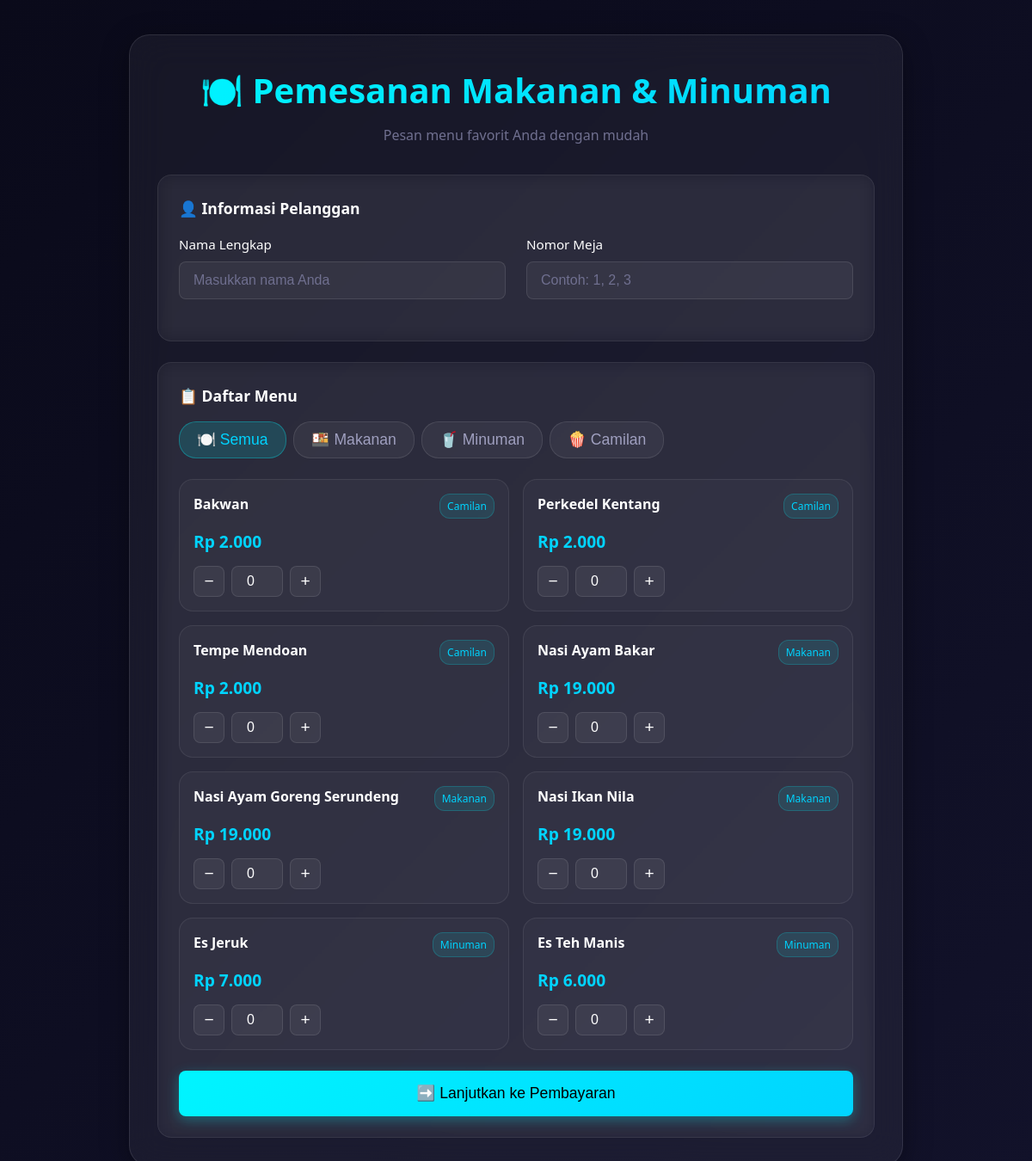
/pemesanan_pelanggan/pesan_pelanggan.php, run on the app's committed database.
### tables this page shows
CREATE TABLE `data_menu` (
  `id_menu` int(11) NOT NULL,
  `nama_menu` varchar(100) NOT NULL,
  `jenis_menu` varchar(50) NOT NULL,
  `harga` decimal(10,2) NOT NULL,
  `status` varchar(20) NOT NULL DEFAULT 'Tersedia'
);

### pemesanan_pelanggan/pesan_pelanggan.php (the view, shortened to what this page needs)
<?php
include "../koneksi.php";
?>
<!DOCTYPE html>
<html lang="id">
<head>
    <link rel="stylesheet" href="../assets/css/style.css">
</head>
<body>
<div class="glass-container" style="max-width: 900px; margin: 40px auto; padding: 32px;">
    <div style="text-align: center; margin-bottom: 32px;">
        <h1 style="margin-bottom: 8px;">🍽️ Pemesanan Makanan & Minuman</h1>
        <p style="color: var(--text-muted);">Pesan menu favorit Anda dengan mudah</p>
    </div>
    <form method="post" action="" id="orderForm">
        <div class="glass-card mb-3">
            <h3 style="margin-bottom: 16px; font-size: 1.1rem;">👤 Informasi Pelanggan</h3>
            <div class="grid grid-2">
                <div class="form-group">
                    <label class="form-label">Nama Lengkap</label>
                    <input type="text" name="nama_lengkap" class="form-control" placeholder="Masukkan nama Anda" required>
                </div>
                <div class="form-group">
                    <label class="form-label">Nomor Meja</label>
                    <input type="number" name="nomor_meja" class="form-control" placeholder="Contoh: 1, 2, 3" min="1" required>
                </div>
            </div>
        </div>
        <div class="glass-card">
            <h3 style="margin-bottom: 16px; font-size: 1.1rem;">📋 Daftar Menu</h3>
            <div class="category-tabs">
                <button type="button" class="category-tab active" data-category="all" onclick="filterCategory('all')">
                    <span>🍽️ Semua</span>
                </button>
                <button type="button" class="category-tab" data-category="Makanan" onclick="filterCategory('Makanan')">
                    <span>🍱 Makanan</span>
                </button>
                <button type="button" class="category-tab" data-category="Minuman" onclick="filterCategory('Minuman')">
                    <span>🥤 Minuman</span>
                </button>
                <button type="button" class="category-tab" data-category="Camilan" onclick="filterCategory('Camilan')">
                    <span>🍿 Camilan</span>
                </button>
            </div>
            <?php
            $ambil_menu = mysqli_query($conn, "SELECT * FROM data_menu WHERE status = 'Tersedia' ORDER BY jenis_menu ASC, nama_menu ASC");
            if (mysqli_num_rows($ambil_menu) > 0):
            ?>
            <div class="menu-grid">
                <?php while ($menu = mysqli_fetch_assoc($ambil_menu)): ?>
                <div class="menu-card menu-item" data-category="<?= $menu['jenis_menu'] ?>">
                    <div class="menu-card-header">
                        <div class="menu-card-name"><?= $menu['nama_menu'] ?></div>
                        <span class="menu-card-type"><?= $menu['jenis_menu'] ?></span>
                    </div>
                    <div class="menu-card-price">Rp <?= number_format($menu['harga'], 0, ',', '.') ?></div>
                    <div class="menu-card-quantity">
                        <button type="button" class="qty-btn" onclick="updateQty(<?= $menu['id_menu'] ?>, -1)">−</button>
                        <input type="number" name="jumlah[<?= $menu['id_menu'] ?>]" class="qty-input" id="qty-<?= $menu['id_menu'] ?>" min="0" value="0" data-price="<?= $menu['harga'] ?>" onchange="updateCart()">
                        <button type="button" class="qty-btn" onclick="updateQty(<?= $menu['id_menu'] ?>, 1)">+</button>
                    </div>
                </div>
                <?php endwhile; ?>
            </div>
            <button type="submit" name="kirim_pesanan" class="btn btn-primary w-100" style="margin-top: 24px; padding: 16px;">
                <span style="font-size: 1.1rem;">➡️ Lanjutkan ke Pembayaran</span>
            </button>
            <?php endif; ?>
        </div>
    </form>
</div>
</body>
</html>

### pemesanan_pelanggan/pesan_pelanggan.php (style rules this page uses)
.menu-grid { display: grid; grid-template-columns: repeat(auto-fill, minmax(280px, 1fr)); gap: 16px; margin-top: 16px; }
.menu-card { background: rgba(255, 255, 255, 0.03); border: 1px solid rgba(255, 255, 255, 0.08); border-radius: var(--radius-md); padding: 16px; transition: var(--transition); }
.menu-card-header { display: flex; justify-content: space-between; align-items: flex-start; margin-bottom: 12px; }
.menu-card-name { font-weight: 600; color: var(--text-primary); font-size: 1rem; }
.menu-card-price { font-size: 1.2rem; font-weight: 600; color: var(--neon-cyan); margin-bottom: 12px; }
.menu-card-quantity { display: flex; align-items: center; gap: 8px; }
.qty-btn { width: 36px; height: 36px; border: 1px solid var(--glass-border); background: rgba(255, 255, 255, 0.05); color: var(--text-primary); border-radius: var(--radius-sm); cursor: pointer; font-size: 1.2rem; display: flex; align-items: center; justify-content: center; transition: var(--transition); }
.qty-input { width: 60px; text-align: center; background: rgba(255, 255, 255, 0.05); border: 1px solid var(--glass-border); border-radius: var(--radius-sm); color: var(--text-primary); font-size: 1rem; padding: 8px; }
.menu-item { display: block; }

### data on the page
data_menu: nama_menu "Bakwan", jenis_menu "Camilan", harga "2.000"
data_menu: nama_menu "Perkedel Kentang", jenis_menu "Camilan", harga "2.000"
data_menu: nama_menu "Tempe Mendoan", jenis_menu "Camilan", harga "2.000"
data_menu: nama_menu "Nasi Ayam Bakar", jenis_menu "Makanan", harga "19.000"
data_menu: nama_menu "Nasi Ayam Goreng Serundeng", jenis_menu "Makanan", harga "19.000"
data_menu: nama_menu "Nasi Ikan Nila", jenis_menu "Makanan", harga "19.000"
data_menu: nama_menu "Es Jeruk", jenis_menu "Minuman", harga "7.000"
data_menu: nama_menu "Es Teh Manis", jenis_menu "Minuman", harga "6.000"
